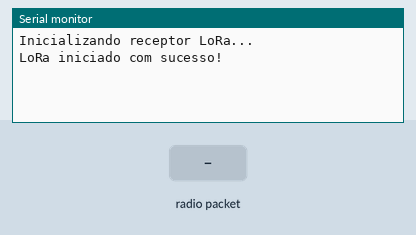
This sketch was run on a simulated Arduino Uno, built for the host (arithmetic inside an expression is 32-bit, double 64-bit). On the bench: the last lines printed to the serial monitor. The test bench sets the inputs (shaded band). No radio packets arrive unless stated.

Above: at 1.2 s.
1.3 s: radio packet "1" arrives
At 1.8 s:
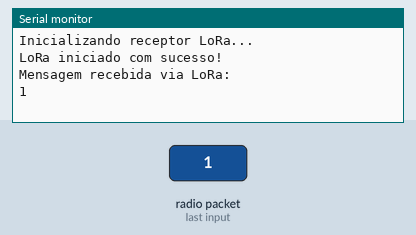
2.8 s: radio packet "0" arrives
At 4.0 s:
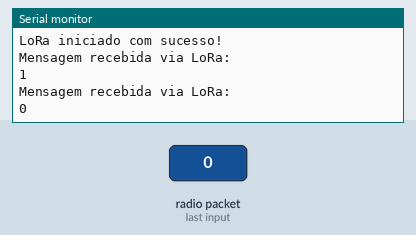
4.3 s: radio packet "2" arrives
At 5.4 s:
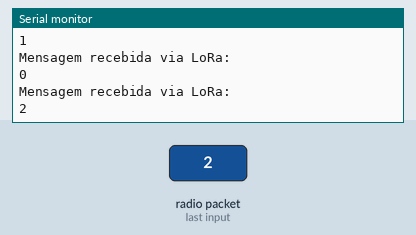

The sketch:

Receptor-LoRa.ino
```cpp
#include <SPI.h>
#include <LoRa.h>

#define SS_PIN 5
#define RST_PIN 14
#define DIO0_PIN 2
#define LORA_BAND 915E6

// Função de chamada dos leitores para validar as tags que estão em cada posição

void setup()
{
  Serial.begin(115200);
  Serial.println("Inicializando receptor LoRa...");

  // Inicializa a interface SPI nos mesmos pina\\os usados pelo transmissor
  SPI.begin(18, 19, 23, 5); // SCK, MISO, MOSI, SS

  // Configura pinos do módulo LoRa
  LoRa.setPins(SS_PIN, RST_PIN, DIO0_PIN);

  // Inicia o LoRa
  if (!LoRa.begin(LORA_BAND))
  {
    Serial.println("Falha ao iniciar LoRa! Verifique a fiação e a frequência.");
    while (1)
      ;
  }

  Serial.println("LoRa iniciado com sucesso!");
}

void loop()
{
  // Verifica se chegou algum pacote
  int packetSize = LoRa.parsePacket();
  if (packetSize)
  {
    // Lê o conteúdo recebido
    String received = "";
    while (LoRa.available())
    {
      received += (char)LoRa.read();
    }

    // Mostra na tela
    Serial.println();
    Serial.println("Mensagem recebida via LoRa:");
    Serial.println(received);
    // Chama a função da lógica de prateleiras com a mensagem recebida como argumento
  }
}
```

Measured:
- after the input at 1.3 s, the serial monitor: prints a new line at once (image 1)
- after the input at 2.8 s, the serial monitor: prints a new line at once (image 2)
- after the input at 4.3 s, the serial monitor: prints a new line at once (image 3)
